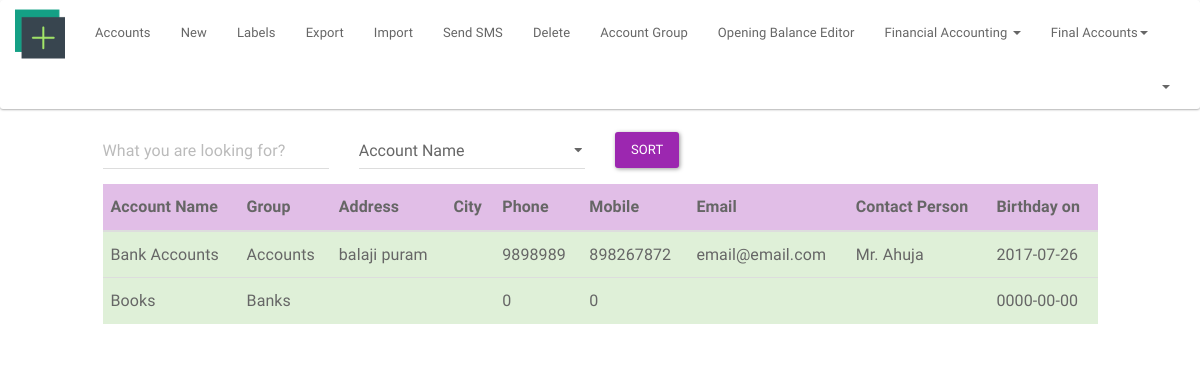
/index.php/accounts, run on an earlier commit of the app's database.
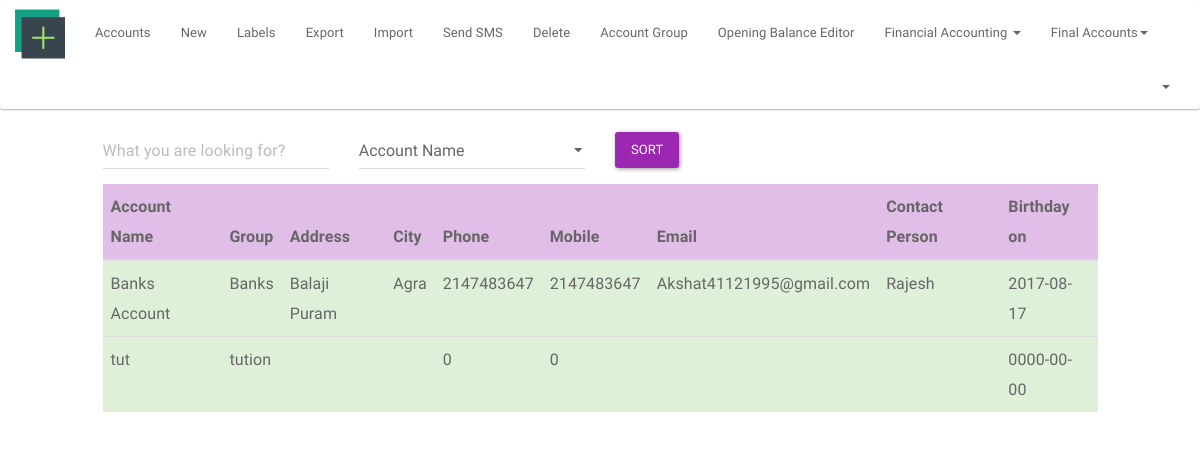
And on a later commit of the database.
### tables this page shows
CREATE TABLE `account` (
  `account_id` int(11) NOT NULL,
  `account_name` varchar(20) NOT NULL,
  `print_name` text NOT NULL,
  `group_acc` varchar(15) NOT NULL,
  `op_bal` int(5) NOT NULL,
  `dr_cr` varchar(20) NOT NULL,
  `address` text NOT NULL,
  `address1` text NOT NULL,
  `city` varchar(15) NOT NULL,
  `state` varchar(25) NOT NULL,
  `email` varchar(60) NOT NULL,
  `phone` int(10) NOT NULL,
  `mobile` int(10) NOT NULL,
  `contact_per` varchar(20) NOT NULL,
  `birthday_on` date NOT NULL,
  `anniv_on` date NOT NULL,
  `bank_name` text NOT NULL,
  `bank_acc_no` int(11) NOT NULL,
  `cheque_p_name` text NOT NULL
);

### application/controllers/accounts.php (called while the page is built, shortened)
<?php
class Accounts extends MY_Controller{
    public function __construct()
    {
        $this->load->model('get_header_info','ghi');
        $username = $this->ghi->get_admin();
        $this->load->view('private/accounts/header',['username'=>$username]);
        $this->load->view('private/accounts/footer');
    }
    public function index(){
        $this->load->model('get_model', 'gm');
        $stu_list = $this->gm->account_list();
        $this->load->view('private/accounts/default', ['account_det' => $stu_list]);
    }
}

### index.php (called while the page is built, shortened)
<?php
require_once BASEPATH.'core/CodeIgniter.php';

### application/models/get_model.php (called while the page is built, shortened)
<?php
class Get_model extends MY_Model
{
    public function account_list(){
        $query = $this->db->get('account');
        $res = $query->result();
        return $res;
    }
}

### application/views/private/accounts/default.php (the view, shortened to what this page needs)
<div class="row">
    <div class="col-lg-1">
    </div>
    <div class="col-lg-10">
        <?php echo form_open('accounts/', ['class' => 'form-horizontal']); ?>
        <div class="form-group">
            <div class="col-lg-3">
                <input type="text" id="autocomplete" class="form-control search" placeholder="What you are looking for?">
            </div>
            <div class="col-lg-3">
                <select class="form-control" name="sort_col">
                    <option value="student_first_name">Account Name</option>
                </select>
            </div>
            <div class="col-lg-6">
                <input type="submit" class="btn btn-info" name="submit" value="Sort">
            </div>
        </div>
    </div>
    <div class="col-lg-1">
    </div>
    <div class="col-lg-1"></div>
</div>
<div class="row">
    <div class="col-lg-1"></div>
    <div class="col-lg-10">
        <table class="table  table-hover " id="userTbl">
            <thead>
            <tr class="info">
                <th>Account Name</th>
                <th>Group</th>
                <th>Address</th>
                <th>City</th>
                <th>Phone</th>
                <th>Mobile</th>
                <th>Email</th>
                <th>Contact Person</th>
                <th>Birthday on</th>
            </tr>
            </thead>
            <tbody>
            <?php if (count($account_det)): ?>
                <?php foreach ($account_det as $acc_det): ?>
                    <tr class="success">
                        <td><?php echo $acc_det->account_name ?></td>
                        <td><?php echo $acc_det->group_acc ?></td>
                        <td><?php echo $acc_det->address ?></td>
                        <td><?php echo $acc_det->city?></td>
                        <td><?php echo $acc_det->phone ?></td>
                        <td><?php echo $acc_det->mobile ?></td>
                        <td><?php echo $acc_det->email ?></td>
                        <td><?php echo $acc_det->contact_per ?></td>
                        <td><?php echo $acc_det->birthday_on ?></td>
                    </tr>
                <?php endforeach; ?>
            <?php else: ?>
                <tr>
                    <td>No Records Found</td>
                </tr>
            <?php endif; ?>
            </tbody>
        </table>
    </div>
    <div class="col-lg-1"></div>
</div>

### application/views/private/accounts/header.php (shortened to what this page needs)
<html>
<head>
    <link href="<?= base_url() ?>public/assets/css/bootswatch_paper.css" rel="stylesheet"/>
    <link href="<?= base_url() ?>public/assets/css/font-awesome.min.css" rel="stylesheet">
    <link href='<?= base_url() ?>public/assets/css/google_fonts.css' rel='stylesheet' type='text/css'>
</head>
<body>
<nav class="navbar navbar-default">
    <div class="container-fluid">
        <div class="navbar-header">
            <a class="navbar-brand" href="<?= site_url('dashboard/') ?>"><img
                        src="<?= base_url() ?>public/assets/img/dash.png" style="margin-top: -12px;" height="50" width="50"></a>
        </div>
        <div class="collapse navbar-collapse" id="bs-example-navbar-collapse-1">
            <ul class="nav navbar-nav">
                <li><a href="<?= site_url('accounts'); ?>">Accounts</a></li>
                <li><a href="<?= site_url('accounts/new_account'); ?>">New</a></li>
                <li><a href="<?=site_url('accounts/labels'); ?>">Labels</a></li>
                <li><a href="<?=site_url('accounts/export'); ?>">Export</a></li>
                <li><a href="<?=site_url('accounts/import'); ?>">Import</a></li>
                <li><a href="<?=site_url('accounts/send_sms'); ?>">Send SMS</a></li>
                <li><a href="<?= site_url('accounts/account_del'); ?>">Delete</a></li>
                <li><a href="<?=site_url('accounts/account_group'); ?>">Account Group</a></li>
                <li><a href="<?=site_url('accounts/open_balance_editor'); ?>">Opening Balance Editor</a></li>
                <li class="dropdown">
                    <a href="#" class="dropdown-toggle" data-toggle="dropdown" role="button" aria-expanded="false">Financial Accounting <span class="caret"></span></a>
                </li>
                <li class="dropdown">
                    <a href="#" class="dropdown-toggle" data-toggle="dropdown" role="button" aria-expanded="false">Final Accounts<span class="caret"></span></a>
                </li>
            </ul>
            <ul class="nav navbar-nav navbar-right">
                <li class="dropdown">
                    <a href="#" class="dropdown-toggle" data-toggle="dropdown" role="button" aria-expanded="false">
                        <span class="caret"></span></a>
                </li>
            </ul>
        </div>
    </div>
</nav>

### application/views/private/accounts/footer.php (shortened to what this page needs)
</body>
</html>

What changed in the data, as far as the page shows it:
removed account: account_name "Bank Accounts", group_acc "Accounts", address "balaji puram", phone "9898989", mobile "898267872", email "email@email.com", contact_per "Mr. Ahuja", birthday_on "2017-07-26"
removed account: account_name "Books", group_acc "Banks", phone "0", mobile "0", birthday_on "0000-00-00"
added account: account_name "Banks Account", group_acc "Banks", address "Balaji Puram", city "Agra", phone "2147483647", mobile "2147483647", email "Akshat41121995@gmail.com", contact_per "Rajesh", birthday_on "2017-08-17"
added account: account_name "tut", group_acc "tution", phone "0", mobile "0", birthday_on "0000-00-00"
